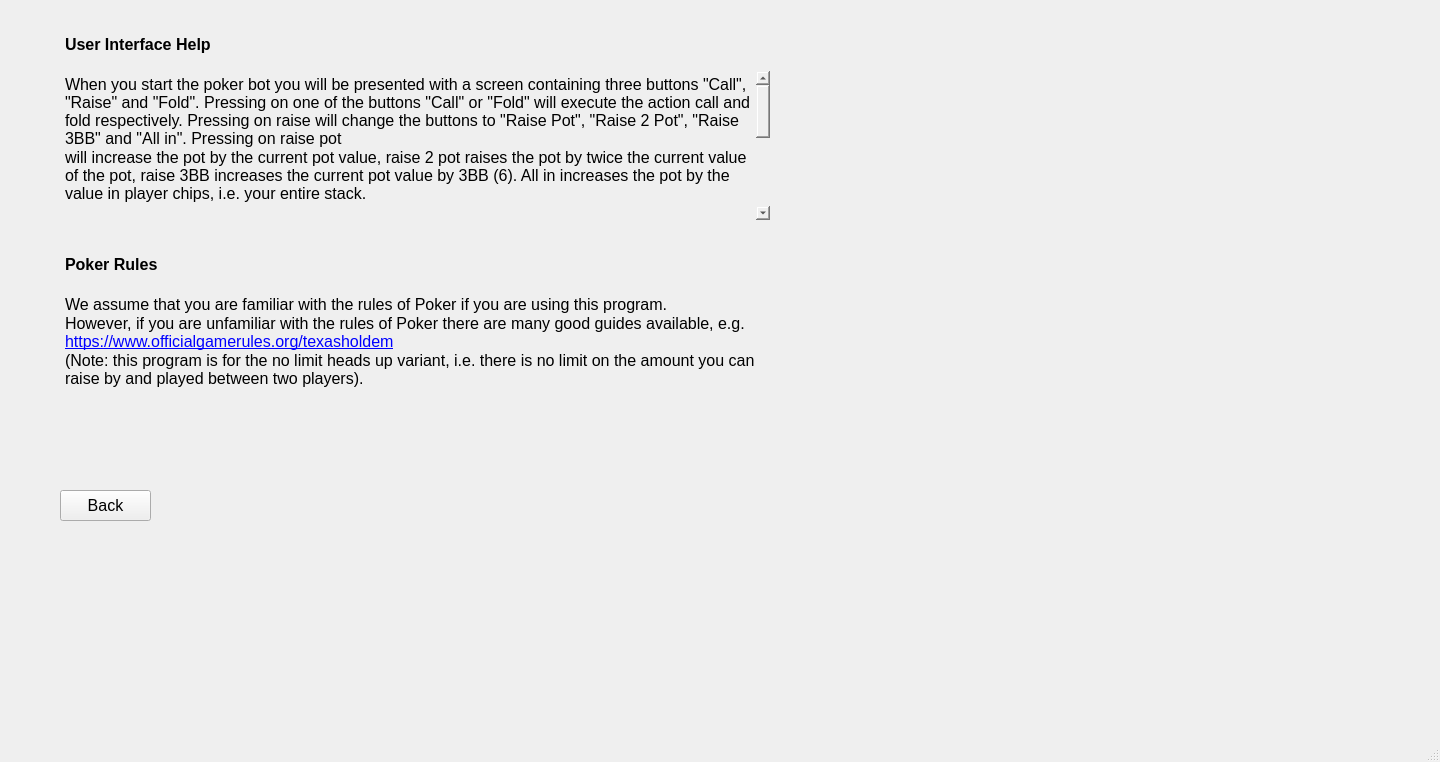
<?xml version="1.0" encoding="UTF-8"?>
<ui version="4.0">
 <class>MainWindow</class>
 <widget class="QMainWindow" name="MainWindow">
  <property name="geometry">
   <rect>
    <x>0</x>
    <y>0</y>
    <width>1440</width>
    <height>762</height>
   </rect>
  </property>
  <property name="windowTitle">
   <string>NLHUTH Poker Bot</string>
  </property>
  <widget class="QWidget" name="centralwidget">
   <widget class="QTextBrowser" name="uiHeadingTB">
    <property name="geometry">
     <rect>
      <x>60</x>
      <y>30</y>
      <width>201</width>
      <height>31</height>
     </rect>
    </property>
    <property name="styleSheet">
     <string notr="true">background-color: rgba(255, 255, 255, 0);</string>
    </property>
    <property name="html">
     <string>&lt;!DOCTYPE HTML PUBLIC &quot;-//W3C//DTD HTML 4.0//EN&quot; &quot;http://www.w3.org/TR/REC-html40/strict.dtd&quot;&gt;
&lt;html&gt;&lt;head&gt;&lt;meta name=&quot;qrichtext&quot; content=&quot;1&quot; /&gt;&lt;style type=&quot;text/css&quot;&gt;
p, li { white-space: pre-wrap; }
&lt;/style&gt;&lt;/head&gt;&lt;body style=&quot; font-family:'.AppleSystemUIFont'; font-size:13pt; font-weight:400; font-style:normal;&quot;&gt;
&lt;p style=&quot; margin-top:0px; margin-bottom:0px; margin-left:0px; margin-right:0px; -qt-block-indent:0; text-indent:0px;&quot;&gt;&lt;span style=&quot; font-family:'Sans Serif'; font-size:12pt; font-weight:696;&quot;&gt;User Interface Help&lt;/span&gt;&lt;/p&gt;&lt;/body&gt;&lt;/html&gt;</string>
    </property>
   </widget>
   <widget class="QTextBrowser" name="uiDescriptionTB">
    <property name="geometry">
     <rect>
      <x>60</x>
      <y>70</y>
      <width>711</width>
      <height>151</height>
     </rect>
    </property>
    <property name="autoFillBackground">
     <bool>false</bool>
    </property>
    <property name="styleSheet">
     <string notr="true">background-color: rgba(255, 255, 255, 0);</string>
    </property>
    <property name="html">
     <string>&lt;!DOCTYPE HTML PUBLIC &quot;-//W3C//DTD HTML 4.0//EN&quot; &quot;http://www.w3.org/TR/REC-html40/strict.dtd&quot;&gt;
&lt;html&gt;&lt;head&gt;&lt;meta name=&quot;qrichtext&quot; content=&quot;1&quot; /&gt;&lt;style type=&quot;text/css&quot;&gt;
p, li { white-space: pre-wrap; }
&lt;/style&gt;&lt;/head&gt;&lt;body style=&quot; font-family:'.AppleSystemUIFont'; font-size:13pt; font-weight:400; font-style:normal;&quot;&gt;
&lt;p style=&quot; margin-top:0px; margin-bottom:0px; margin-left:0px; margin-right:0px; -qt-block-indent:0; text-indent:0px;&quot;&gt;&lt;span style=&quot; font-family:'Sans Serif'; font-size:12pt;&quot;&gt;When you start the poker bot you will be presented with a screen containing three buttons &amp;quot;Call&amp;quot;, &amp;quot;Raise&amp;quot; and &amp;quot;Fold&amp;quot;. Pressing on one of the buttons &amp;quot;Call&amp;quot; or &amp;quot;Fold&amp;quot; will execute the action call and fold respectively. Pressing on raise will change the buttons to &amp;quot;Raise Pot&amp;quot;, &amp;quot;Raise 2 Pot&amp;quot;, &amp;quot;Raise 3BB&amp;quot; and &amp;quot;All in&amp;quot;. Pressing on raise pot&lt;/span&gt;&lt;/p&gt;
&lt;p style=&quot; margin-top:0px; margin-bottom:0px; margin-left:0px; margin-right:0px; -qt-block-indent:0; text-indent:0px;&quot;&gt;&lt;span style=&quot; font-family:'Sans Serif'; font-size:12pt;&quot;&gt;will increase the pot by the current pot value, raise 2 pot raises the pot by twice the current value of the pot, raise 3BB increases the current pot value by 3BB (6). All in increases the pot by the value in player chips, i.e. your entire stack. &lt;/span&gt;&lt;/p&gt;
&lt;p style=&quot;-qt-paragraph-type:empty; margin-top:0px; margin-bottom:0px; margin-left:0px; margin-right:0px; -qt-block-indent:0; text-indent:0px; font-family:'Sans Serif'; font-size:11pt;&quot;&gt;&lt;br /&gt;&lt;/p&gt;
&lt;p style=&quot; margin-top:0px; margin-bottom:0px; margin-left:0px; margin-right:0px; -qt-block-indent:0; text-indent:0px;&quot;&gt;&lt;span style=&quot; font-family:'Sans Serif'; font-size:12pt; font-weight:696;&quot;&gt;Options Menu&lt;/span&gt;&lt;/p&gt;
&lt;p style=&quot;-qt-paragraph-type:empty; margin-top:0px; margin-bottom:0px; margin-left:0px; margin-right:0px; -qt-block-indent:0; text-indent:0px; font-family:'Sans Serif'; font-size:12pt; font-weight:696;&quot;&gt;&lt;br /&gt;&lt;/p&gt;
&lt;p style=&quot; margin-top:0px; margin-bottom:0px; margin-left:0px; margin-right:0px; -qt-block-indent:0; text-indent:0px;&quot;&gt;&lt;span style=&quot; font-family:'Sans Serif'; font-size:12pt;&quot;&gt;The two main options &amp;quot;Opponent Model&amp;quot; and &amp;quot;Run length&amp;quot; can be toggled. The default values used in the program are equity model and short run length. The opponent model determines the pretrained model used in selfplay, with the equity model being the result of training against an equity agent and random model being the result of training against a random agent. The run length determines the number of steps to play against the bot for, with short being 1000 steps and long being 10000 steps.&lt;/span&gt;&lt;/p&gt;
&lt;p style=&quot;-qt-paragraph-type:empty; margin-top:0px; margin-bottom:0px; margin-left:0px; margin-right:0px; -qt-block-indent:0; text-indent:0px; font-family:'Sans Serif'; font-size:12pt; font-weight:696;&quot;&gt;&lt;br /&gt;&lt;/p&gt;
&lt;p style=&quot;-qt-paragraph-type:empty; margin-top:0px; margin-bottom:0px; margin-left:0px; margin-right:0px; -qt-block-indent:0; text-indent:0px; font-family:'Sans Serif'; font-size:12pt; font-weight:696;&quot;&gt;&lt;br /&gt;&lt;/p&gt;&lt;/body&gt;&lt;/html&gt;</string>
    </property>
   </widget>
   <widget class="QTextBrowser" name="rulesHeadingTB">
    <property name="geometry">
     <rect>
      <x>60</x>
      <y>250</y>
      <width>201</width>
      <height>31</height>
     </rect>
    </property>
    <property name="styleSheet">
     <string notr="true">background-color: rgba(255, 255, 255, 0);</string>
    </property>
    <property name="html">
     <string>&lt;!DOCTYPE HTML PUBLIC &quot;-//W3C//DTD HTML 4.0//EN&quot; &quot;http://www.w3.org/TR/REC-html40/strict.dtd&quot;&gt;
&lt;html&gt;&lt;head&gt;&lt;meta name=&quot;qrichtext&quot; content=&quot;1&quot; /&gt;&lt;style type=&quot;text/css&quot;&gt;
p, li { white-space: pre-wrap; }
&lt;/style&gt;&lt;/head&gt;&lt;body style=&quot; font-family:'.AppleSystemUIFont'; font-size:13pt; font-weight:400; font-style:normal;&quot;&gt;
&lt;p style=&quot; margin-top:0px; margin-bottom:0px; margin-left:0px; margin-right:0px; -qt-block-indent:0; text-indent:0px;&quot;&gt;&lt;span style=&quot; font-family:'Sans Serif'; font-size:12pt; font-weight:696;&quot;&gt;Poker Rules&lt;/span&gt;&lt;/p&gt;&lt;/body&gt;&lt;/html&gt;</string>
    </property>
   </widget>
   <widget class="QTextBrowser" name="rulesDescriptionTB">
    <property name="geometry">
     <rect>
      <x>60</x>
      <y>290</y>
      <width>711</width>
      <height>151</height>
     </rect>
    </property>
    <property name="styleSheet">
     <string notr="true">background-color: rgba(255, 255, 255, 0);</string>
    </property>
    <property name="html">
     <string>&lt;!DOCTYPE HTML PUBLIC &quot;-//W3C//DTD HTML 4.0//EN&quot; &quot;http://www.w3.org/TR/REC-html40/strict.dtd&quot;&gt;
&lt;html&gt;&lt;head&gt;&lt;meta name=&quot;qrichtext&quot; content=&quot;1&quot; /&gt;&lt;style type=&quot;text/css&quot;&gt;
p, li { white-space: pre-wrap; }
&lt;/style&gt;&lt;/head&gt;&lt;body style=&quot; font-family:'.AppleSystemUIFont'; font-size:13pt; font-weight:400; font-style:normal;&quot;&gt;
&lt;p style=&quot; margin-top:0px; margin-bottom:0px; margin-left:0px; margin-right:0px; -qt-block-indent:0; text-indent:0px;&quot;&gt;&lt;span style=&quot; font-family:'Sans Serif'; font-size:12pt;&quot;&gt;We assume that you are familiar with the rules of Poker if you are using this program. &lt;/span&gt;&lt;/p&gt;
&lt;p style=&quot; margin-top:0px; margin-bottom:0px; margin-left:0px; margin-right:0px; -qt-block-indent:0; text-indent:0px;&quot;&gt;&lt;span style=&quot; font-family:'Sans Serif'; font-size:12pt;&quot;&gt;However, if you are unfamiliar with the rules of Poker there are many good guides available, e.g. &lt;/span&gt;&lt;a href=&quot;https://www.officialgamerules.org/texasholdem&quot;&gt;&lt;span style=&quot; font-family:'Sans Serif'; font-size:12pt; text-decoration: underline; color:#0000ff;&quot;&gt;https://www.officialgamerules.org/texasholdem&lt;/span&gt;&lt;/a&gt;&lt;span style=&quot; font-family:'Sans Serif'; font-size:12pt;&quot;&gt; &lt;/span&gt;&lt;/p&gt;
&lt;p style=&quot; margin-top:0px; margin-bottom:0px; margin-left:0px; margin-right:0px; -qt-block-indent:0; text-indent:0px;&quot;&gt;&lt;span style=&quot; font-family:'Sans Serif'; font-size:12pt;&quot;&gt;(Note: this program is for the no limit heads up variant, i.e. there is no limit on the amount you can raise by and played between two players).&lt;/span&gt;&lt;/p&gt;
&lt;p style=&quot;-qt-paragraph-type:empty; margin-top:0px; margin-bottom:0px; margin-left:0px; margin-right:0px; -qt-block-indent:0; text-indent:0px; font-family:'Sans Serif'; font-size:12pt;&quot;&gt;&lt;br /&gt;&lt;/p&gt;&lt;/body&gt;&lt;/html&gt;</string>
    </property>
   </widget>
   <widget class="QPushButton" name="backButton">
    <property name="geometry">
     <rect>
      <x>60</x>
      <y>490</y>
      <width>91</width>
      <height>31</height>
     </rect>
    </property>
    <property name="font">
     <font>
      <pointsize>12</pointsize>
     </font>
    </property>
    <property name="text">
     <string>Back</string>
    </property>
   </widget>
  </widget>
  <widget class="QMenuBar" name="menubar">
   <property name="geometry">
    <rect>
     <x>0</x>
     <y>0</y>
     <width>1440</width>
     <height>24</height>
    </rect>
   </property>
  </widget>
  <widget class="QStatusBar" name="statusbar"/>
 </widget>
 <resources/>
 <connections/>
</ui>
